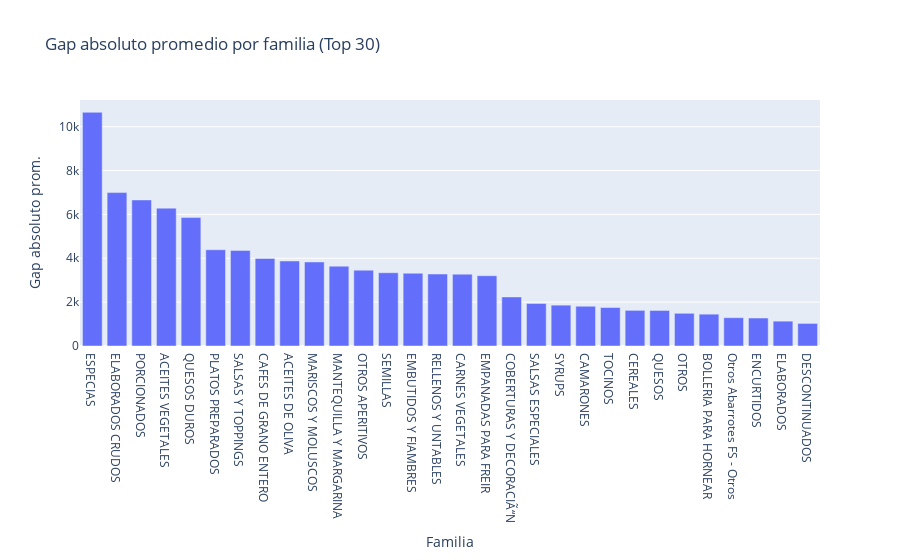
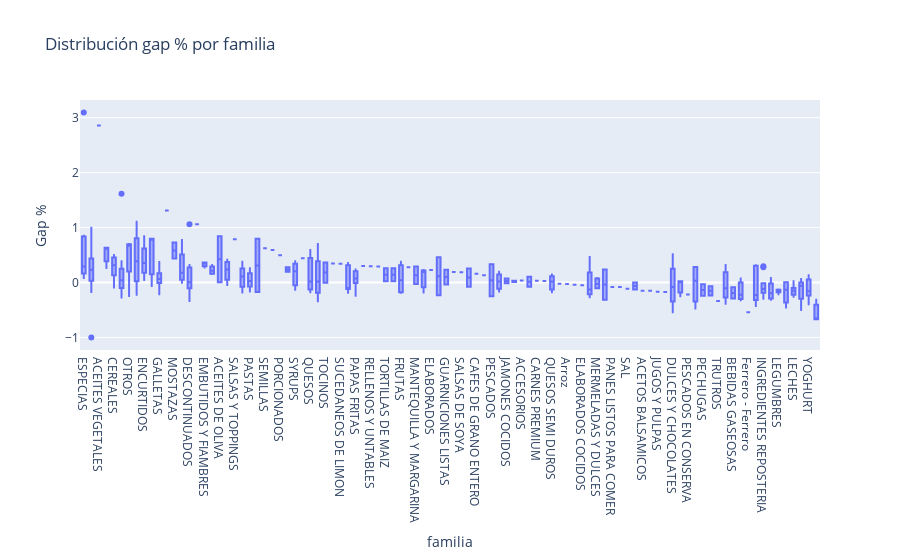

Notebook cell for these charts, in order:
### Markdown cell above
## Resumen por Familia (interno vs resto)

### Code cell
fam = (sku_ok.groupby('familia')
       .agg(
           skus=('sku','nunique'),
           precio_interno_prom=('precio_interno','mean'),
           precio_externo_prom=('precio_externo','mean'),
           gap_abs_prom=('gap_abs','mean'),
           gap_abs_med=('gap_abs','median'),
           gap_pct_prom=('gap_pct','mean'),
           gap_pct_med=('gap_pct','median')
       )
      )
fam['gap_abs_total'] = fam['precio_externo_prom'] - fam['precio_interno_prom']
display(fam.sort_values('gap_abs_prom', ascending=False).head(20))

fig4 = px.bar(fam.reset_index().sort_values('gap_abs_prom', ascending=False).head(30),
              x='familia', y='gap_abs_prom', title='Gap absoluto promedio por familia (Top 30)')
fig4.update_layout(xaxis_title='Familia', yaxis_title='Gap absoluto prom.')
fig4.show()

fig5 = px.box(sku_ok, x='familia', y='gap_pct', points='outliers', title='Distribución gap % por familia')
fig5.update_layout(xaxis={'categoryorder':'total descending'}, yaxis_title='Gap %')
fig5.show()

### Figure 1 — Plotly figure (JSON) as saved in the notebook; plotly's stock layout.template omitted (floating-point values rounded to 4 significant figures)
{"data": [{"hovertemplate": "familia=%{x}<br>gap_abs_prom=%{y}<extra></extra>", "legendgroup": "", "marker": {"color": "#636efa", "pattern": {"shape": ""}}, "name": "", "orientation": "v", "showlegend": false, "textposition": "auto", "type": "bar", "x": ["ESPECIAS", "ELABORADOS CRUDOS", "PORCIONADOS", "ACEITES VEGETALES", "QUESOS DUROS", "PLATOS PREPARADOS", "SALSAS Y TOPPINGS", "CAFES DE GRANO ENTERO", "ACEITES DE OLIVA", "MARISCOS Y MOLUSCOS", "MANTEQUILLA Y MARGARINA", "OTROS APERITIVOS", "SEMILLAS", "EMBUTIDOS Y FIAMBRES", "RELLENOS Y UNTABLES", "CARNES VEGETALES", "EMPANADAS PARA FREIR", "COBERTURAS Y DECORACIÃ“N", "SALSAS ESPECIALES", "SYRUPS", "CAMARONES", "TOCINOS", "CEREALES", "QUESOS", "OTROS", "BOLLERIA PARA HORNEAR", "Otros Abarrotes FS - Otros", "ENCURTIDOS", "ELABORADOS", "DESCONTINUADOS"], "xaxis": "x", "y": [10660.0, 6995.0, 6660.0, 6287.0, 5856.0, 4389.0, 4359.0, 3992.0, 3878.0, 3832.0, 3640.0, 3458.0, 3341.0, 3319.0, 3282.0, 3275.0, 3205.0, 2238.0, 1942.0, 1862.0, 1812.0, 1755.0, 1626.0, 1620.0, 1492.0, 1452.0, 1291.0, 1276.0, 1132.0, 1030.0], "yaxis": "y"}], "layout": {"barmode": "relative", "legend": {"tracegroupgap": 0}, "title": {"text": "Gap absoluto promedio por familia (Top 30)"}, "xaxis": {"anchor": "y", "domain": [0, 1], "title": {"text": "Familia"}}, "yaxis": {"anchor": "x", "domain": [0, 1], "title": {"text": "Gap absoluto prom."}}}}

### Figure 2 — Plotly figure (JSON) as saved in the notebook; plotly's stock layout.template omitted (floating-point values rounded to 4 significant figures; data arrays with more than 128 entries replaced by an {"elided": "..."} marker saying what was removed)
{"data": [{"alignmentgroup": "True", "boxpoints": "outliers", "hovertemplate": "familia=%{x}<br>gap_pct=%{y}<extra></extra>", "legendgroup": "", "marker": {"color": "#636efa"}, "name": "", "notched": false, "offsetgroup": "", "orientation": "v", "showlegend": false, "type": "box", "x": {"elided": "326 str values"}, "x0": " ", "xaxis": "x", "y": {"elided": "326 float values"}, "y0": " ", "yaxis": "y"}], "layout": {"boxmode": "group", "legend": {"tracegroupgap": 0}, "title": {"text": "Distribución gap % por familia"}, "xaxis": {"anchor": "y", "categoryorder": "total descending", "domain": [0, 1], "title": {"text": "familia"}}, "yaxis": {"anchor": "x", "domain": [0, 1], "title": {"text": "Gap %"}}}}
